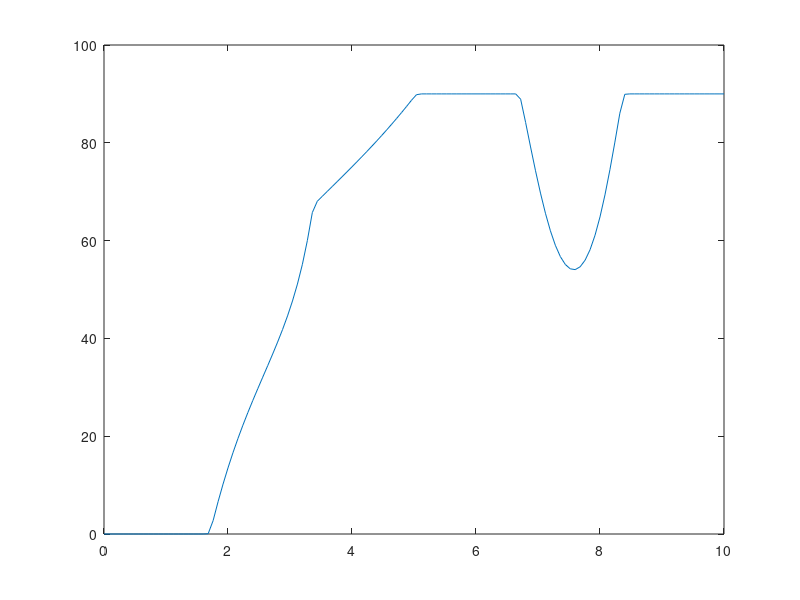
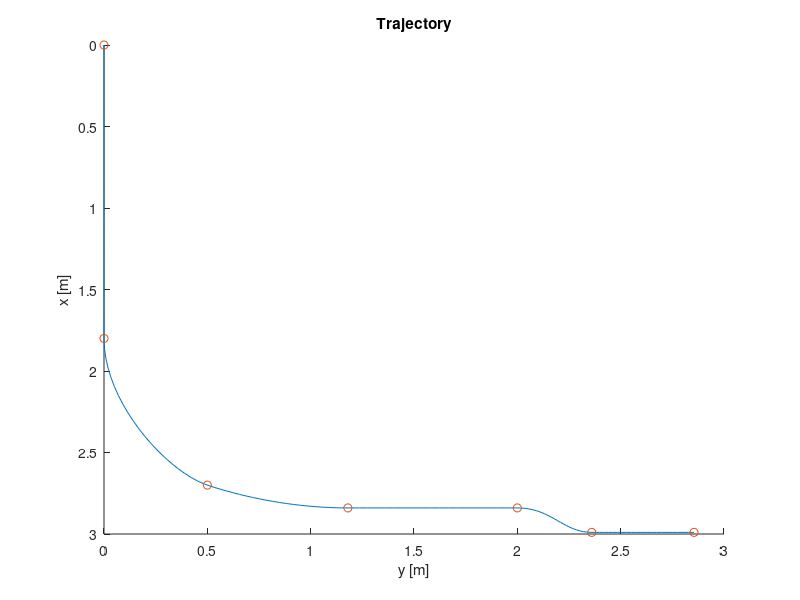

Write the MATLAB code that produced these figures, in order.
function [t_query, x_ref_pp, y_ref_pp, theta_ref_pp, w_ref_pp] = trajectory_generator
%trajectory_generator: generates the reference trajectory
%   Detailed explanation goes here

% Measured points:
measured_points = [0,                    0;... % [x,y]
                   1.8,                  0;...
                   2.7,              0.5+0;...
                   2.84,              1.18;...
                   2.84,                 2;...
                   2.84+0.15,       1.18*2;...
                   2.84+0.15,   2.36+0.495];   %pontos da sala

t = linspace(0,10,size(measured_points,1));
x_measured = measured_points(:,1);
y_measured = measured_points(:,2);

% Interpolation
Nt = 126;
t_query = linspace(t(1), t(end), Nt)';
x_ref_pp = pchip(t, x_measured, t_query);
y_ref_pp = pchip(t, y_measured, t_query);


% determining theta

% theta_measured = zeros(size(measured_points,1),1);
% for i = 2:size(measured_points,1)
%     theta_measured(i) = atan2(y_measured(i) - y_measured(i-1),...
%                          x_measured(i) - x_measured(i-1));                   
% end
theta_ref_pp = zeros(Nt,1);
for i = 2:Nt
    theta_ref_pp(i) = atan2(y_ref_pp(i) - y_ref_pp(i-1),...
                         x_ref_pp(i) - x_ref_pp(i-1));                   
end
w_ref_pp = diff(theta_ref_pp)./diff(t_query);
w_ref_pp = [0; w_ref_pp];

% plotting the results

figure
%plot(t, theta_measured*180/pi)
%hold on
plot(t_query, theta_ref_pp*180/pi)

figure
hold on
plot(y_ref_pp, x_ref_pp)
set(gca,'Ydir','reverse')
plot(y_measured, x_measured, 'o')
set(gca,'Ydir','reverse')
title('Trajectory')
ylabel('x [m]')
xlabel('y [m]')

end

